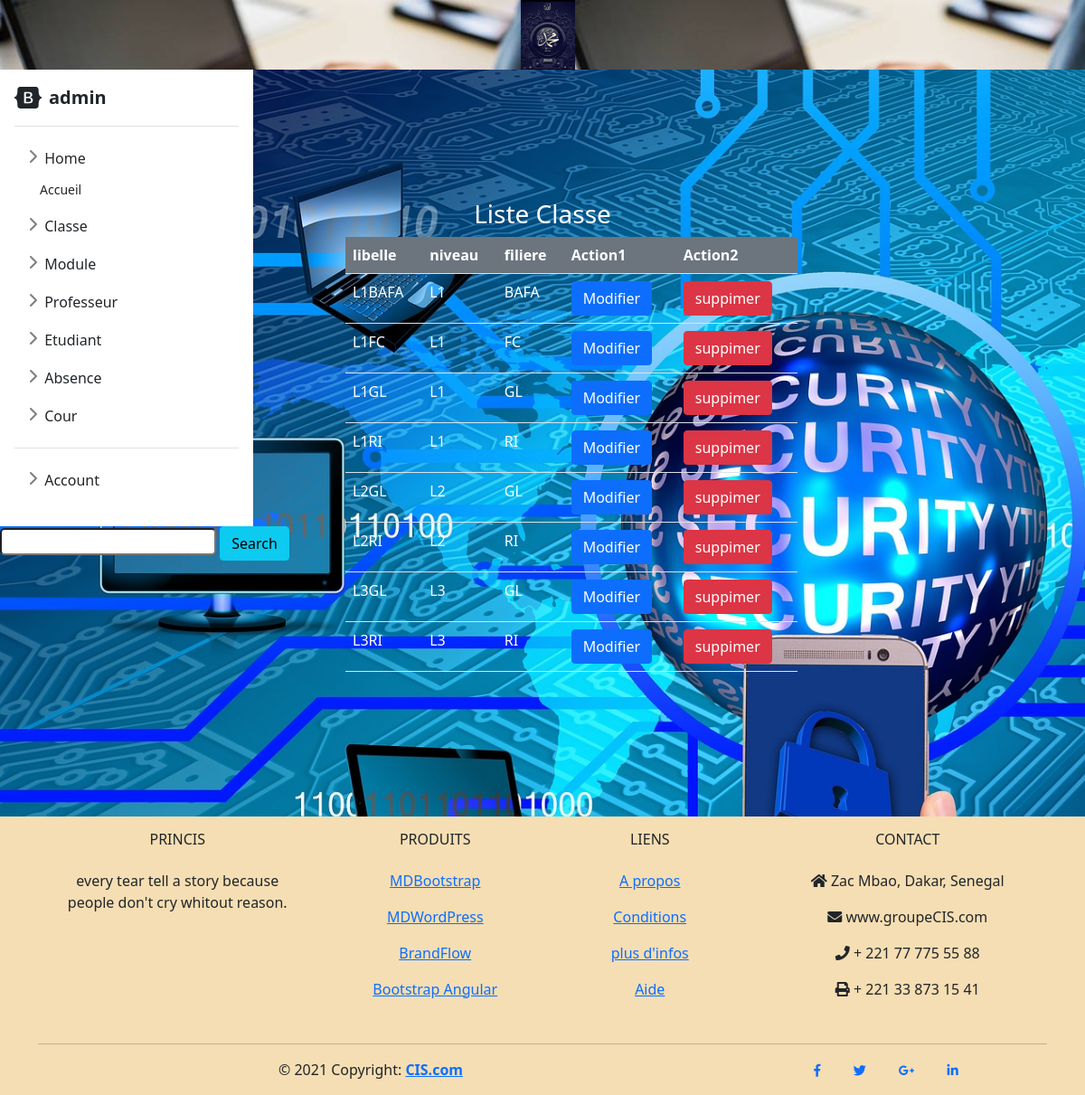
The app's page /?page=Classe (signed in) with its own data.
### tables this page shows
CREATE TABLE `classe` (
  `libelle` varchar(30) NOT NULL,
  `niveau` varchar(3) NOT NULL,
  `filiere` varchar(10) NOT NULL
);

### Model/classe.php (called while the page is built, shortened)
<?php
    function listClasse(){
        $sql = "SELECT * FROM classe";
        return executeSQL($sql);
    }
?>

### Model/db.php (called while the page is built)
<?php
    function getConnexion(){
        $host="localhost";
        $user="root";
        $password="";
        $dbname="projet";
        $con = mysqli_connect($host,$user,$password,$dbname);
        return $con;
    }
    function executeSQL($sql){
        $exe = mysqli_query(getConnexion(),$sql);
        return $exe;
    }
?>

### View/classe/ajoutCl.php (the view, shortened to what this page needs)
<!DOCTYPE html>
<html lang="en">
<head>
    <link rel="stylesheet" href="../../style/bootstrap-5.0.0-beta2-dist/css/bootstrap.min.css">
    <link rel="stylesheet" href="https://cdnjs.cloudflare.com/ajax/libs/font-awesome/5.1.1/css/all.css">
</head>
<body>
    <form method="GET" action="?page=Classe">
        <input type="text" name="key" style="border-radius: 5px;">
        <button type="submit" class="btn btn-info">Search</button>
    </form>
    <div class="container" style="margin-top: -450px;">
        <div class="panel panel-info" style="margin-top: 50px;" >
            <div class="panel-heading" style="text-align: center; color:white"><h3>Liste Classe</h3></div>
            <div class="panel-body">
                <table class="table table-condensed table-novel table-hover" style="color: white; width: 500px; margin-left: 340px;">
                    <tr class="bg-secondary">
                        <th>libelle</th>
                        <th>niveau</th>
                        <th>filiere</th>
                        <th>Action1</th>
                        <th>Action2</th>
                    </tr>
                    <?php
                    $liste = listClasse();
                        while ($tab = mysqli_fetch_row($liste)) {
                            echo "<tr>
                                    <td>$tab[0]</td>
                                    <td>$tab[1]</td>
                                    <td>$tab[2]</td>
                                    <td><a href='?page=editClasse&ok=$tab[0]' class='btn btn-primary'>Modifier</a></td>
                                    <td><a onclick = 'return confirmation();' class='btn btn-danger' href='Controller/classe.php?ok=$tab[0]'>suppimer</a></td>
                                 </tr>";
                        }
                    ?>
                </table>
            </div>
        </div>
    </div>
</body>
</html>

### Style/sidebars.css (style rules this page uses)
body { min-height: 100vh; min-height: -webkit-fill-available; }
html { height: -webkit-fill-available; }

### records on screen
classe: libelle "L1BAFA", niveau "L1", filiere "BAFA"
classe: libelle "L1FC", niveau "L1", filiere "FC"
classe: libelle "L1GL", niveau "L1", filiere "GL"
classe: libelle "L1RI", niveau "L1", filiere "RI"
classe: libelle "L2GL", niveau "L2", filiere "GL"
classe: libelle "L2RI", niveau "L2", filiere "RI"
classe: libelle "L3GL", niveau "L3", filiere "GL"
classe: libelle "L3RI", niveau "L3", filiere "RI"

### other values on screen
$_SESSION['login'] "admin"
